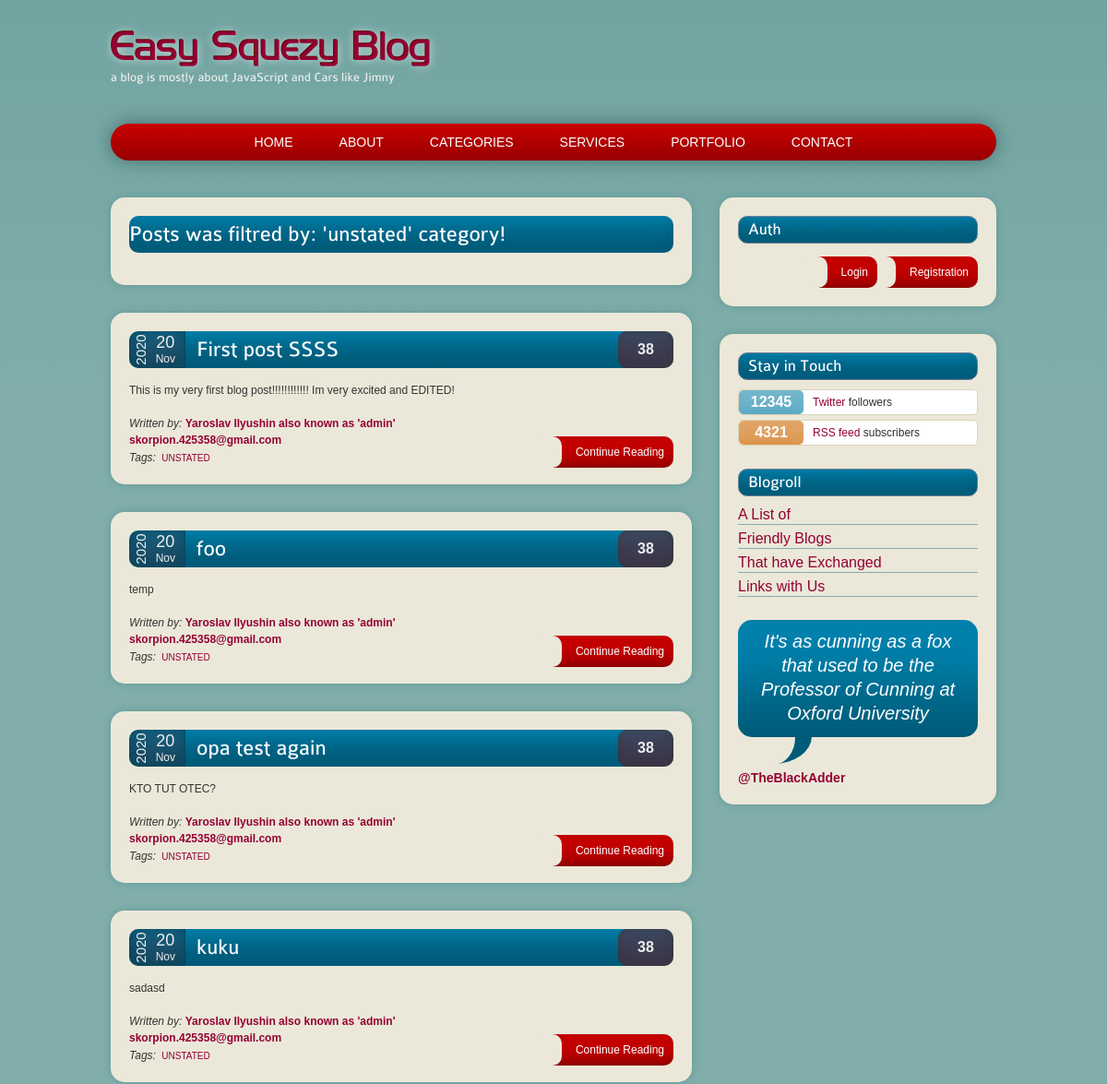
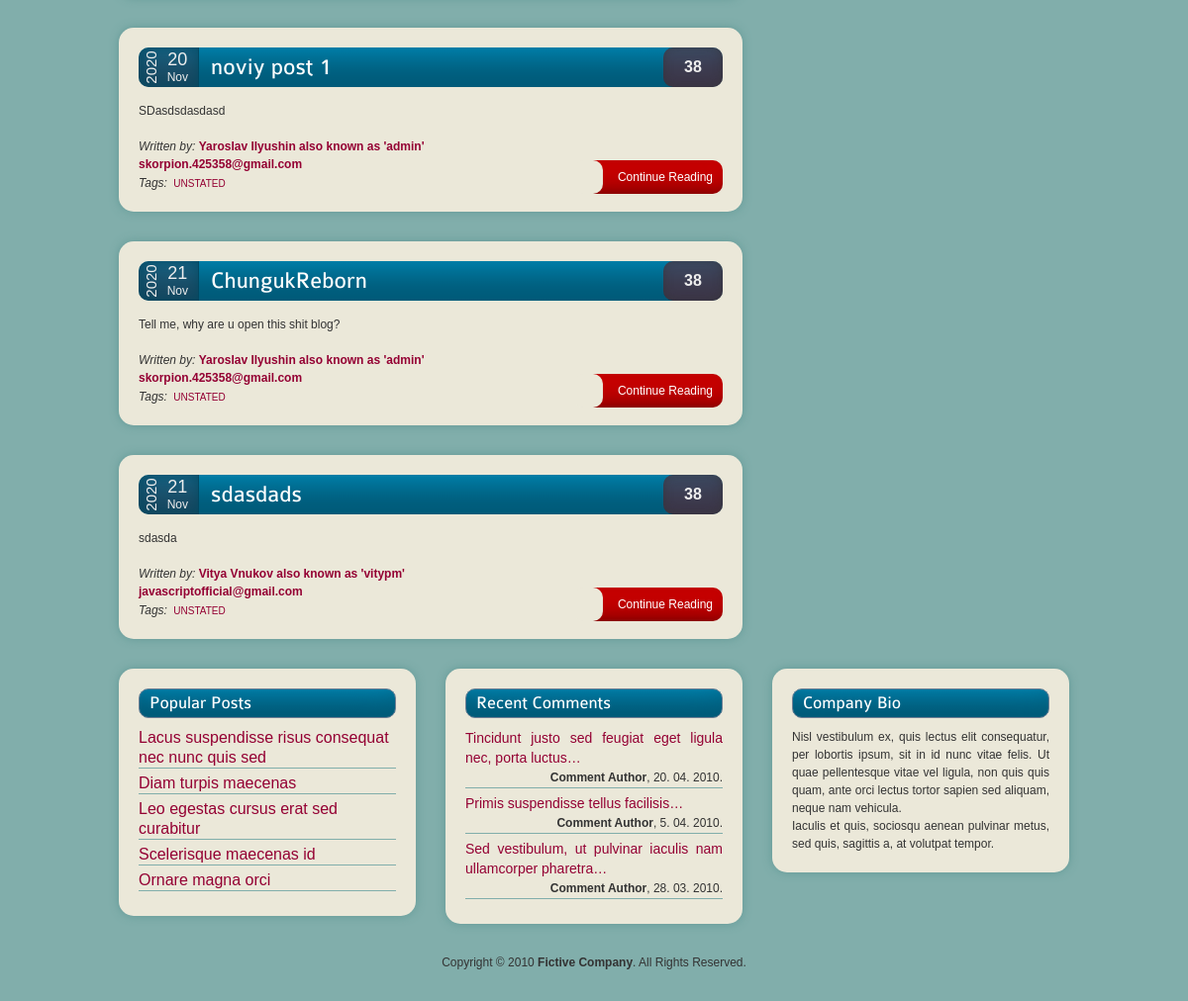
Page /category/unstated/ on the committed database (2 pictures, top to bottom).
### theblog/models.py (models this page shows, shortened)
class Post(models.Model):
    title = models.CharField(max_length=255)
    header_image = models.ImageField(null=True, blank=True, upload_to="images/")
    title_tag = models.CharField(max_length=255)
    author = models.ForeignKey(User, on_delete=models.CASCADE)
    body = RichTextField(blank=True, null=True)
    post_date = models.DateField(auto_now_add=True)
    category = models.CharField(max_length=255, default='unstated')
    snippet = models.CharField(max_length=255)
    likes = models.ManyToManyField(User, related_name='blog_posts')
    pass

### theblog/views.py (the view)
# urls.py: path('category/<str:choices>/', CategoryView, name="category"),
def CategoryView(request, choices):
    category_posts = Post.objects.filter(category=choices)
    return render(request, 'categories.html', {'choices': choices, 'category_posts': category_posts})
    pass

### theblog/templates/categories.html (shortened to what this page needs)
<!DOCTYPE html>
<html lang=en>
<head>
	{% load staticfiles %}
	<link href='{% static "styles.css" %}' rel=stylesheet />
</head>
<body>
{% include "header.html" %}
<div class=clearfix>
	<div id=content>
	<article>
		<header>
			<a class=postMenu href=#><h1>Posts was filtred by: '{{choices}}' category!</h1></a>
		</header>
	</article>
	{% if category_posts %}
		<ul>
			{% for post in category_posts %}
				<article>
						<header>
							<div class=time>
								<div class=year>{{ post.post_date.year }}</div>
								<div class=date>{{ post.post_date.day }}<span> {{ post.post_date | date:'M'}} </span></div>
							</div>
							<a class=postMenu href="{% url 'article_detail' post.pk %}"><h1>{{post.title}}</h1></a>
							<div class=comments>38</div>
						</header>
					<p>{{post.body | slice:":200" | safe}}</p>
					<footer>
						<em>Written by:</em> <a href="{% url 'author_detail' post.author.pk %}"><strong>{{post.author.first_name}} {{post.author.last_name}} also known as '{{post.author}}'
						</br> {{post.author.email}}</strong></a>
						<span class=newLine><em>Tags:</em> <a class=tags href=#>{{post.category}}</a></span>
						<a class=button href={% url 'article_detail' post.pk %} align='right'>Continue Reading</a>
					</footer>
				</article>
			{% endfor %}
		</ul>
	{% else %}
		<article>
			<header>
				<a class=postMenu href=#><h1>No one post was found, sorry!</h1></a>
			</header>
		</article>
	{% endif %}
	</div>
	<aside>
		<section>
			<h1>Auth</h1>
			<br/><br/>
			<ul id=inTouch>
				{% if user.is_authenticated %}
					<span><h2>You are logged now as {{user}}</h2></span>
					<a class=button href={% url 'logout' %} align='right'>Logout</a>
				{% else %}
					<a class=button href={% url 'register' %} align='left'>Registration</a>
					<a class=button href={% url 'login' %} align='right'>Login</a>
				{% endif %}
			</ul>
		</section>
	</aside>
	<aside>
		<section>
			<h1>Stay in Touch</h1>
			<ul id=inTouch>
				<li><span class=twitter>12345</span> <a href=#>Twitter</a> followers</li>
				<li><span class=rss>4321</span> <a href=#>RSS feed</a> subscribers</li>
			</ul>
		</section>
		<nav>
			<h1>Blogroll</h1>
			<ul class=links>
				<li><a href=#>A List of</a></li>
				<li><a href=#>Friendly Blogs</a></li>
				<li><a href=#>That have Exchanged</a></li>
				<li><a href=#>Links with Us</a></li>
			</ul>
		</nav>
		<section>
			<blockquote>It's as cunning as a fox that used to be the Professor of Cunning at Oxford University</blockquote>
			<a class=twitterHandle href=#>@TheBlackAdder</a>
		</section>
	</aside>
</div>
<footer class=clearfix>
		<section>
			<h1>Popular Posts</h1>
			<ul class=links>
				<li><a href=#>Lacus suspendisse risus consequat nec nunc quis sed</a></li>
				<li><a href=#>Diam turpis maecenas</a></li>
				<li><a href=#>Leo egestas cursus erat sed curabitur</a></li>
				<li><a href=#>Scelerisque maecenas id</a></li>
				<li><a href=#>Ornare magna orci</a></li>
			</ul>
		</section>
		<section>
			<h1>Recent Comments</h1>
			<ul id=comments>
				<li>
					<a href=#>Tincidunt justo sed feugiat eget ligula nec, porta luctus&hellip;</a>
					<span class=newLine><strong>Comment Author</strong>, 20. 04. 2010.</span>
				</li>
				<li>
					<a href=#>Primis suspendisse tellus facilisis&hellip;</a>
					<span class=newLine><strong>Comment Author</strong>, 5. 04. 2010.</span>
				</li>
				<li>
					<a href=#>Sed vestibulum, ut pulvinar iaculis nam ullamcorper pharetra&hellip;</a>
					<span class=newLine><strong>Comment Author</strong>, 28. 03. 2010.</span>
				</li>
			</ul>
		</section>
		<section>
			<h1>Company Bio</h1>
			<p>Nisl vestibulum ex, quis lectus elit consequatur, per lobortis ipsum, sit in id nunc vitae felis. Ut quae pellentesque vitae vel ligula, non quis quis quam, ante orci lectus tortor sapien sed aliquam, neque nam vehicula.</p>
			<p>Iaculis et quis, sociosqu aenean pulvinar metus, sed quis, sagittis a, at volutpat tempor.</p>
		</section>
	<p class=copyright>Copyright &copy; 2010 <strong>Fictive Company</strong>. All Rights Reserved.</p>
</footer>
</body>
</html>

### rows in the picture
Post: post_date.year "2020", post_date.day "20", post_date "Nov", title "First post SSSS", body "This is my very first blog post!!!!!!!!!!!! Im very excited and EDITED!", author.first_name "Yaroslav", author.last_name "Ilyushin", author "admin", author.email "skorpion.425358@gmail.com", category "unstated"
Post: post_date.year "2020", post_date.day "20", post_date "Nov", title "foo", body "temp", author.first_name "Yaroslav", author.last_name "Ilyushin", author "admin", author.email "skorpion.425358@gmail.com", category "unstated"
Post: post_date.year "2020", post_date.day "20", post_date "Nov", title "opa test again", body "KTO TUT OTEC?", author.first_name "Yaroslav", author.last_name "Ilyushin", author "admin", author.email "skorpion.425358@gmail.com", category "unstated"
Post: post_date.year "2020", post_date.day "20", post_date "Nov", title "kuku", body "sadasd", author.first_name "Yaroslav", author.last_name "Ilyushin", author "admin", author.email "skorpion.425358@gmail.com", category "unstated"
Post: post_date.year "2020", post_date.day "20", post_date "Nov", title "noviy post 1", body "SDasdsdasdasd", author.first_name "Yaroslav", author.last_name "Ilyushin", author "admin", author.email "skorpion.425358@gmail.com", category "unstated"
Post: post_date.year "2020", post_date.day "21", post_date "Nov", title "ChungukReborn", body "Tell me, why are u open this shit blog?", author.first_name "Yaroslav", author.last_name "Ilyushin", author "admin", author.email "skorpion.425358@gmail.com", category "unstated"
Post: post_date.year "2020", post_date.day "21", post_date "Nov", title "sdasdads", body "sdasda", author.first_name "Vitya", author.last_name "Vnukov", author "vitypm", author.email "javascriptofficial@gmail.com", category "unstated"

### other values in the picture
{{ choices }} "unstated"
